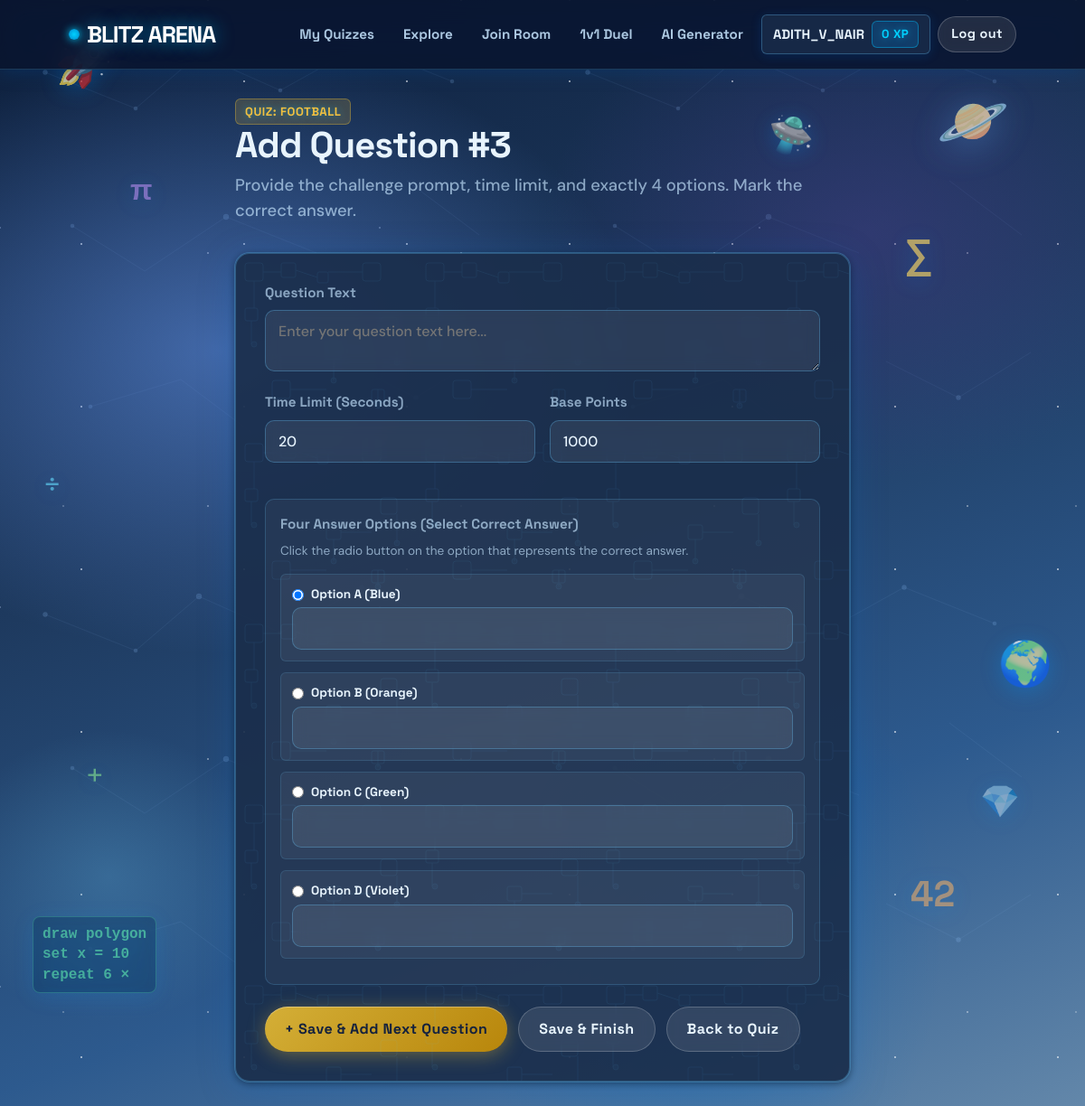
Screenshot of /quizzes/3/questions/add/ (signed in) with the database file from the repository.
### apps/accounts/models.py (models this page shows, shortened)
class User(AbstractUser):
    avatar = models.CharField(max_length=50, default='default', blank=True)
    xp = models.PositiveIntegerField(default=0)

### apps/quizzes/models.py (models this page shows, shortened)
class Quiz(models.Model):
    owner = models.ForeignKey(
        settings.AUTH_USER_MODEL,
        on_delete=models.CASCADE,
        related_name='quizzes'
    )
    title = models.CharField(max_length=255)
    topic = models.CharField(max_length=100, blank=True, default='General')
    is_public = models.BooleanField(default=True)
    created_by_ai = models.BooleanField(default=False)
    created_at = models.DateTimeField(auto_now_add=True)
    class Meta:
        ordering = ['-created_at']

### apps/quizzes/views.py (the view)
# urls.py: path('<int:quiz_id>/questions/add/', views.add_question_view, name='add_question'),
@login_required
def add_question_view(request, quiz_id):
    quiz = get_object_or_404(Quiz, id=quiz_id)
    if quiz.owner != request.user:
        return HttpResponseForbidden("You can only add questions to your own quizzes.")
    if request.method == 'POST':
        form = QuestionCreateForm(request.POST)
        if form.is_valid():
            with transaction.atomic():
                order = quiz.questions.count() + 1
                question = Question.objects.create(
                    quiz=quiz,
                    text=form.cleaned_data['text'],
                    order=order,
                    time_limit=form.cleaned_data['time_limit'],
                    points=form.cleaned_data['points']
                )
                correct_idx = int(form.cleaned_data['correct_option'])
                for i in range(4):
                    opt_text = form.cleaned_data[f'option_{i}']
                    Option.objects.create(
                        question=question,
                        text=opt_text,
                        is_correct=(i == correct_idx)
                    )
            if 'save_and_add_another' in request.POST:
                messages.success(request, f"Question {order} added! Add another below.")
                return redirect('add_question', quiz_id=quiz.id)
            else:
                messages.success(request, f"Question {order} saved!")
                return redirect('quiz_detail', quiz_id=quiz.id)
    else:
        form = QuestionCreateForm()
    return render(request, 'quizzes/add_question.html', {
        'quiz': quiz,
        'form': form,
        'current_count': quiz.questions.count(),
    })

### apps/quizzes/forms.py
class QuestionCreateForm(forms.Form):
    text = forms.CharField(
        widget=forms.Textarea(attrs={'rows': 2, 'placeholder': 'Enter your question text here...'}),
        label="Question Text"
    )
    time_limit = forms.IntegerField(
        initial=20,
        min_value=5,
        max_value=120,
        label="Time Limit (seconds)"
    )
    points = forms.IntegerField(
        initial=1000,
        min_value=100,
        max_value=5000,
        label="Base Points"
    )
    option_0 = forms.CharField(label="Option A (Blue)", max_length=255)
    option_1 = forms.CharField(label="Option B (Orange)", max_length=255)
    option_2 = forms.CharField(label="Option C (Green)", max_length=255)
    option_3 = forms.CharField(label="Option D (Violet)", max_length=255)
    correct_option = forms.ChoiceField(
        choices=[(0, 'Option A'), (1, 'Option B'), (2, 'Option C'), (3, 'Option D')],
        widget=forms.RadioSelect,
        initial=0,
        label="Correct Answer"
    )

### templates/quizzes/add_question.html (shortened to what this page needs)
{% extends 'base.html' %}
{% block content %}
<div class="auth-wrapper form-wrapper-lg">
  <div class="page-header">
    <div class="badge badge-accent">Quiz: {{ quiz.title }}</div>
    <h1 class="page-title">Add Question #{{ current_count|add:1 }}</h1>
    <p class="page-subtitle">Provide the challenge prompt, time limit, and exactly 4 options. Mark the correct answer.</p>
  </div>
  <div class="card">
    <form method="post">
      <div class="form-group">
        <label class="form-label" for="{{ form.text.id_for_label }}">Question Text</label>
        {{ form.text }}
      </div>
      <div class="form-row-2">
        <div class="form-group">
          <label class="form-label" for="{{ form.time_limit.id_for_label }}">Time Limit (Seconds)</label>
          {{ form.time_limit }}
        </div>
        <div class="form-group">
          <label class="form-label" for="{{ form.points.id_for_label }}">Base Points</label>
          {{ form.points }}
        </div>
      </div>
      <div class="options-form-section">
        <label class="form-label">Four Answer Options (Select Correct Answer)</label>
        <p class="form-help">Click the radio button on the option that represents the correct answer.</p>
        <div class="option-form-item opt-item-a">
          <div class="option-indicator">
            <input type="radio" name="correct_option" value="0" id="opt_radio_0" checked>
            <label for="opt_radio_0" class="radio-tag">Option A (Blue)</label>
          </div>
          {{ form.option_0 }}
        </div>
        <div class="option-form-item opt-item-b">
          <div class="option-indicator">
            <input type="radio" name="correct_option" value="1" id="opt_radio_1">
            <label for="opt_radio_1" class="radio-tag">Option B (Orange)</label>
          </div>
          {{ form.option_1 }}
        </div>
        <div class="option-form-item opt-item-c">
          <div class="option-indicator">
            <input type="radio" name="correct_option" value="2" id="opt_radio_2">
            <label for="opt_radio_2" class="radio-tag">Option C (Green)</label>
          </div>
          {{ form.option_2 }}
        </div>
        <div class="option-form-item opt-item-d">
          <div class="option-indicator">
            <input type="radio" name="correct_option" value="3" id="opt_radio_3">
            <label for="opt_radio_3" class="radio-tag">Option D (Violet)</label>
          </div>
          {{ form.option_3 }}
        </div>
      </div>
      <div class="form-actions">
        <button type="submit" name="save_and_add_another" class="btn btn-primary">+ Save & Add Next Question</button>
        <button type="submit" name="save_and_finish" class="btn btn-secondary">Save & Finish</button>
        <a href="{% url 'quiz_detail' quiz.id %}" class="btn btn-secondary">Back to Quiz</a>
      </div>
    </form>
  </div>
</div>
{% endblock %}

### templates/components/navbar.html
<nav class="navbar">
  <div class="container nav-container">
    <a href="/" class="brand">
      <span class="brand-dot"></span>BLITZ ARENA
    </a>
    <ul class="nav-links">
      {% if user.is_authenticated %}
        <li><a href="/quizzes/" class="nav-link">My Quizzes</a></li>
        <li><a href="/quizzes/explore/" class="nav-link">Explore</a></li>
        <li><a href="/rooms/join/" class="nav-link">Join Room</a></li>
        <li><a href="/rooms/duel/" class="nav-link">1v1 Duel</a></li>
        <li><a href="/ai/generate/" class="nav-link">AI Generator</a></li>
        <li>
          <a href="{% url 'profile' %}" class="user-pill">
            <span>{{ user.username }}</span>
            <span class="badge">{{ user.xp }} XP</span>
          </a>
        </li>
        <li><a href="{% url 'logout' %}" class="btn btn-secondary btn-sm">Log out</a></li>
      {% else %}
        <li><a href="{% url 'login' %}" class="nav-link">Log in</a></li>
        <li><a href="{% url 'signup' %}" class="btn btn-primary btn-sm">Sign up</a></li>
      {% endif %}
    </ul>
  </div>
</nav>

### static/css/tokens.css (style rules this page uses)
:root { --bg: #F4EFE6; --surface: #FFFFFF; --surface-alt: #FDFBF7; --ink: #18181B; --muted: #64748B; --muted-light: #94A3B8; --accent: #FF4D2E; --accent-hover: #E63E20; --accent-2: #FFD23F; --good: #10B981; --bad: #EF4444; --opt-a: #3B82F6; --opt-b: #F97316; --opt-c: #10B981; --opt-d: #8B5CF6; --border: 2.5px solid var(--ink); --border-thin: 1.5px solid var(--ink); --shadow: 4px 4px 0 var(--ink); --shadow-lg: 6px 6px 0 var(--ink); --shadow-sm: 2px 2px 0 var(--ink); --shadow-hover: 2px 2px 0 var(--ink); --shadow-active: 0px 0px 0 var(--ink); --radius: 10px; --radius-sm: 6px; --radius-full: 9999px; --font-head: 'Space Grotesk', system-ui, -apple-system, sans-serif; --font-body: 'DM Sans', system-ui, -apple-system, sans-serif; --space-2xs: 4px; --space-xs: 8px; --space-sm: 12px; --space-md: 16px; --space-lg: 24px; --space-xl: 32px; --space-2xl: 48px; --space-3xl: 64px; }

### static/css/base.css (style rules this page uses)
*, *::before, *::after { box-sizing: border-box; margin: 0; padding: 0; }
body { font-family: var(--font-body); background-color: var(--bg); background-image: radial-gradient(rgba(24, 24, 27, 0.12) 1.2px, transparent 1.2px); background-size: 24px 24px; color: var(--ink); min-height: 100vh; display: flex; flex-direction: column; line-height: 1.5; -webkit-font-smoothing: antialiased; }
h1, h2, h3, h4, h5, h6 { font-family: var(--font-head); font-weight: 700; line-height: 1.15; color: var(--ink); letter-spacing: -0.025em; }
h1 { font-size: 2.5rem; margin-bottom: var(--space-md); }
p { margin-bottom: var(--space-md); color: var(--ink); }
a { color: var(--ink); font-weight: 600; text-decoration: underline; text-decoration-thickness: 2px; text-underline-offset: 3px; cursor: pointer; transition: color 0.15s ease; }
.container { width: 100%; max-width: 1080px; margin: 0 auto; padding: 0 var(--space-md); }
.page-header { margin-bottom: var(--space-xl); text-align: left; }
.page-title { margin-bottom: var(--space-xs); display: flex; align-items: center; gap: var(--space-sm); flex-wrap: wrap; }
.page-subtitle { color: var(--muted); font-size: 1.15rem; font-weight: 500; max-width: 650px; }
.badge { display: inline-flex; align-items: center; gap: 4px; padding: 4px 10px; font-family: var(--font-head); font-size: 0.82rem; font-weight: 700; text-transform: uppercase; letter-spacing: 0.04em; border: var(--border-thin); border-radius: var(--radius-sm); background-color: var(--accent-2); color: var(--ink); box-shadow: 2px 2px 0 var(--ink); }
.badge-accent { background-color: var(--accent); color: #FFFFFF; }
.auth-wrapper { max-width: 500px; margin: 0 auto; }

### rows the page displays
User: username "ADITH_V_NAIR", xp "0"
Quiz: title "FOOTBALL"

### other values shown
{{ current_count|add:1 }} "3"
